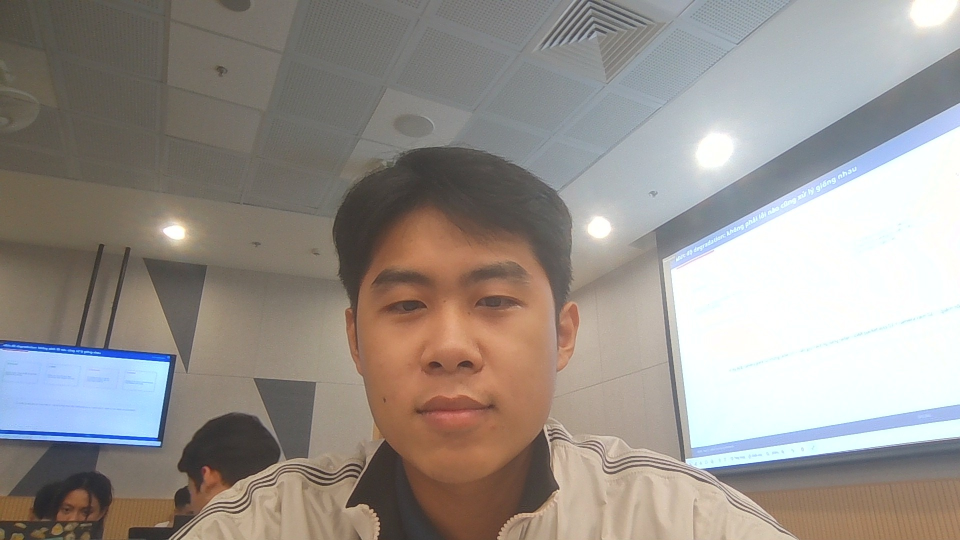
#> input picture images/01.jpg, 1920 x 1080 px (shown at 1/2 size)
$ python face_glare_benchmark.py --images images
#> lines starting #> are read from the running program, lines starting #| are printed output that depends on the picture
"""
Face detection under glare - Sensor Reality Sprint (T1: Camera degradation, xe ADAS)
Tinh nang : Phat hien mat tai xe (buoc dau tien cua he thong canh bao buon ngu / mat tap trung)
Sensor    : Camera cabin RGB (webcam / dien thoai)
Failure   : Nang chieu vao mat -> vung mat chay sang + loa toan khung

Cach chay (chi can OpenCV, khong tai model):
    pip install "opencv-python<5" numpy pandas matplotlib
    python face_glare_benchmark.py --images ./images --out ./results
    python face_glare_benchmark.py --video ./videos/clip.mp4 --out ./results

Baseline : anh goc (glare level 0)
Degraded : CUNG anh + glare 4 muc. Giu nguyen detector va tham so.
Pseudo-GT: mat phat hien duoc tren anh goc (khong co nhan that).
"""
import argparse
import glob
import os
import platform
import sys
import time

import cv2
import numpy as np
import pandas as pd
import matplotlib

matplotlib.use("Agg")
import matplotlib.pyplot as plt

GLARE_LEVELS = [0, 1, 2, 3, 4]
GLARE_PEAK = [0, 60, 120, 180, 240]   # do sang cong them o tam vet loa (0-255)
VEIL = [0, 10, 20, 30, 45]             # loa phu toan khung
IOU_MATCH = 0.5
IMG_EXTS = (".jpg", ".jpeg", ".png", ".bmp")   # so khop khong phan biet hoa/thuong
DETECTOR_PARAMS = dict(scaleFactor=1.1, minNeighbors=5, minSize=(60, 60))

if hasattr(cv2, "CascadeClassifier"):
    DETECTOR_NAME = "OpenCV Haar cascade frontalface_default"
    _CASCADE = cv2.CascadeClassifier(os.path.join(cv2.data.haarcascades, "haarcascade_frontalface_default.xml"))

    def _detect(gray):
        return _CASCADE.detectMultiScale(gray, **DETECTOR_PARAMS)
else:
    # OpenCV 5 da bo Haar cascade -> dung LBP cascade co san trong scikit-image (khong can tai model)
    try:
        from skimage import data as _skdata
        from skimage.feature import Cascade as _SkCascade
    except ImportError:
        sys.exit(f"OpenCV {cv2.__version__} khong co Haar cascade. Chay: pip install \"opencv-python<5\" "
                 "hoac pip install scikit-image")
    DETECTOR_NAME = "scikit-image LBP frontal face cascade"
    _SK = _SkCascade(_skdata.lbp_frontal_face_cascade_filename())

    def _detect(gray):
        dets = _SK.detect_multi_scale(img=gray, scale_factor=1.2, step_ratio=1, min_size=DETECTOR_PARAMS["minSize"],
                                      max_size=(gray.shape[1], gray.shape[0]), min_neighbor_number=4)
        return [(d["c"], d["r"], d["width"], d["height"]) for d in dets]


def add_glare(img, level, box=None):
    """Vet loa hinh Gaussian dat lech sang nua trai khuon mat + loa phu toan anh."""
    if level == 0:
        return img.copy()
    h, w = img.shape[:2]
    if box is not None:
        x, y, bw, bh = box
        cx, cy, r = x + 0.3 * bw, y + 0.45 * bh, 0.6 * bw
    else:
        cx, cy, r = 0.4 * w, 0.4 * h, 0.2 * w
    yy, xx = np.mgrid[0:h, 0:w].astype(np.float32)
    blob = np.exp(-(((xx - cx) ** 2 + (yy - cy) ** 2) / (2 * r ** 2)))
    out = img.astype(np.float32) + (GLARE_PEAK[level] * blob + VEIL[level])[..., None]
    return np.clip(out, 0, 255).astype(np.uint8)


def detect_faces(img):
    gray = cv2.cvtColor(img, cv2.COLOR_BGR2GRAY)
    t = time.perf_counter()
    faces = _detect(gray)
    return [tuple(map(int, f)) for f in faces], (time.perf_counter() - t) * 1000


def iou(a, b):
    ax2, ay2, bx2, by2 = a[0] + a[2], a[1] + a[3], b[0] + b[2], b[1] + b[3]
    iw = max(0, min(ax2, bx2) - max(a[0], b[0]))
    ih = max(0, min(ay2, by2) - max(a[1], b[1]))
    inter = iw * ih
    union = a[2] * a[3] + b[2] * b[3] - inter
    return inter / union if union else 0.0


def face_stats(img, box):
    if box is None:
        return np.nan, np.nan
    x, y, w, h = box
    roi = cv2.cvtColor(img[y:y + h, x:x + w], cv2.COLOR_BGR2GRAY)
    return float(roi.mean()), float((roi >= 250).mean() * 100)


def load_inputs(args):
    items, skipped = [], []
    if args.images:
        # liet ke 1 lan roi loc theo duoi viet thuong -> khong sot .PNG/.JPEG, khong trung file tren Windows
        files = sorted(p for p in glob.glob(os.path.join(args.images, "*")) if os.path.isfile(p))
        paths = [p for p in files if p.lower().endswith(IMG_EXTS)]
        skipped = [os.path.basename(p) for p in files
                   if not p.lower().endswith(IMG_EXTS) and not os.path.basename(p).startswith(".")]
        for p in paths[: args.max]:
            im = cv2.imread(p)
#> im is the input picture: shape (1080, 1920, 3); mean B, G, R 140.2, 145.6, 152
            if im is not None:
                items.append((os.path.basename(p), im))
            else:
                skipped.append(os.path.basename(p))
    if args.video:
        cap = cv2.VideoCapture(args.video)
        i = 0
        while len(items) < args.max:
            ok, f = cap.read()
            if not ok:
                break
            if i % args.step == 0:
                items.append((f"{os.path.basename(args.video)}#{i}", f))
            i += 1
        cap.release()
    out = []
    for name, im in items:      # dua ve cung chieu rong de cong bang
        if im.shape[1] != 640:
            im = cv2.resize(im, (640, int(im.shape[0] * 640 / im.shape[1])))
        out.append((name, im))
#> this loop made 2 passes
#> name on passes 1 to 2: '01.jpg', '02.jpg'
#> after the loop, out = 2 items
    return out, skipped


def main():
    ap = argparse.ArgumentParser()
    ap.add_argument("--images")
    ap.add_argument("--video")
    ap.add_argument("--out", default="results")
    ap.add_argument("--step", type=int, default=10, help="video: lay 1 frame moi N frame")
    ap.add_argument("--max", type=int, default=100)
    args = ap.parse_args()
    if not (args.images or args.video):
        sys.exit("Can --images hoac --video")
    os.makedirs(args.out, exist_ok=True)

    log = open(os.path.join(args.out, "run_log.txt"), "w", encoding="utf-8")
    def say(m):
        print(m); log.write(m + "\n")

    items, skipped = load_inputs(args)
#> items = 2 items; skipped = []
    say(f"Run time : {time.strftime('%Y-%m-%d %H:%M:%S')}")
    say(f"Env      : Python {platform.python_version()} | OpenCV {cv2.__version__} | numpy {np.__version__}")
    say(f"Command  : {' '.join(sys.argv)}")
    say(f"Detector : {DETECTOR_NAME} | {DETECTOR_PARAMS}")
    say(f"Glare    : peak={GLARE_PEAK} veil={VEIL} | IoU match >= {IOU_MATCH}")
    say(f"So anh   : {len(items)}")
    if skipped:
        say(f"Bo qua   : {len(skipped)} file khong doc duoc (chi nhan {'/'.join(IMG_EXTS)}; "
            f"anh HEIC can xuat sang JPG): {', '.join(skipped[:10])}")
    if not items:
        sys.exit("Khong co anh/frame nao")

    rows, examples = [], []
    for name, img in items:
        base_faces, _ = detect_faces(img)
        gt = max(base_faces, key=lambda b: b[2] * b[3]) if base_faces else None   # mat lon nhat = tai xe
        for lvl in GLARE_LEVELS:
            g = add_glare(img, lvl, gt)
            faces, ms = detect_faces(g)
            best = max(faces, key=lambda b: iou(b, gt)) if (faces and gt) else None
            best_iou = iou(best, gt) if best else 0.0
            bright, sat = face_stats(g, gt)
            rows.append(dict(image=name, level=lvl, base_has_face=gt is not None, n_faces=len(faces),
                             detected=bool(faces), matched=best_iou >= IOU_MATCH if gt else np.nan,
                             iou=best_iou if gt else np.nan,
                             # nhan nham = box khong trung voi BAT KY mat nao o anh goc (mat nguoi thu hai
                             # khong bi tinh); muc 0 luon bang 0 vi anh goc chinh la moc so sanh
                             false_pos=sum(1 for f in faces if all(iou(f, b) < IOU_MATCH for b in base_faces)),
                             face_brightness=bright, face_sat_pct=sat, latency_ms=ms))
            if gt is not None and (not examples or examples[0][0] == name):
                vis = g.copy()
                cv2.rectangle(vis, gt[:2], (gt[0] + gt[2], gt[1] + gt[3]), (255, 0, 0), 1)
                for f in faces:
                    cv2.rectangle(vis, f[:2], (f[0] + f[2], f[1] + f[3]), (0, 255, 0), 2)
                cv2.putText(vis, f"L{lvl} {'OK' if best_iou >= IOU_MATCH else 'MISS'} sat={sat:.0f}%",
                            (8, 28), cv2.FONT_HERSHEY_SIMPLEX, 0.8, (0, 0, 255), 2)
                examples.append((name, lvl, vis))
#> this loop made 2 passes
#> name on passes 1 to 2: '01.jpg', '02.jpg'
#> pass 1, in detect_faces, `gray = cv2.cvtColor(img, cv2.COLOR_BGR2GRAY)`:
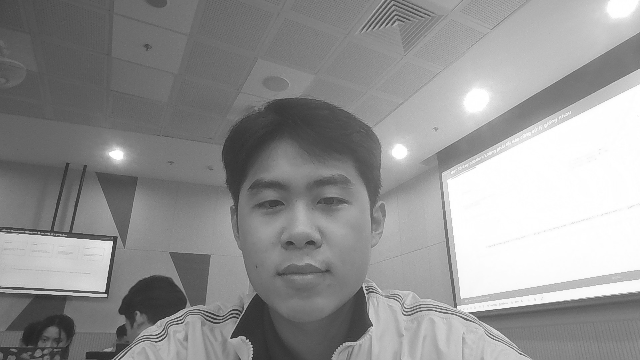
#> gray: shape (360, 640); min 33, max 255, mean 146.9
#> pass 1, in face_stats, `roi = cv2.cvtColor(img[y:y + h, x:x + w], cv2.COLOR_BGR2GRAY)`:
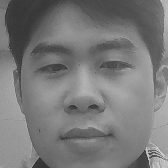
#> roi: shape (168, 168); min 41, max 215, mean 121.1
#> pass 1, in add_glare (call 2), `yy, xx = np.mgrid[0:h, 0:w].astype(np.float32)`:
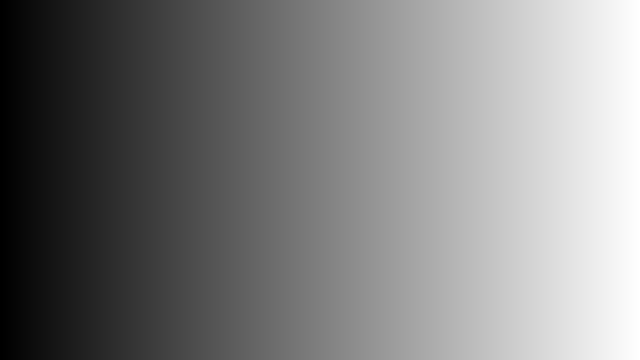
#> xx: shape (360, 640) float32; min 0, max 639, mean 319.5; drawn with min black and max white
#> after the loop:
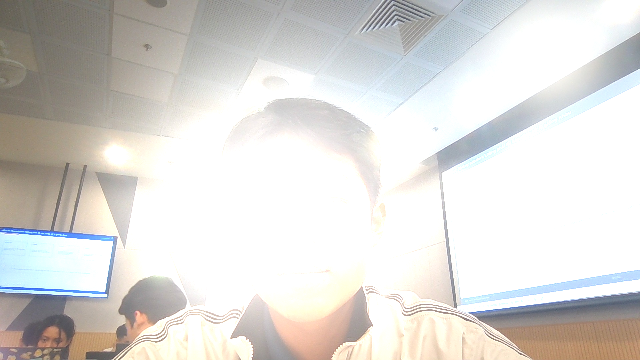
#> g: shape (360, 640, 3); mean B, G, R 213, 216.3, 218.3
#> after the loop:
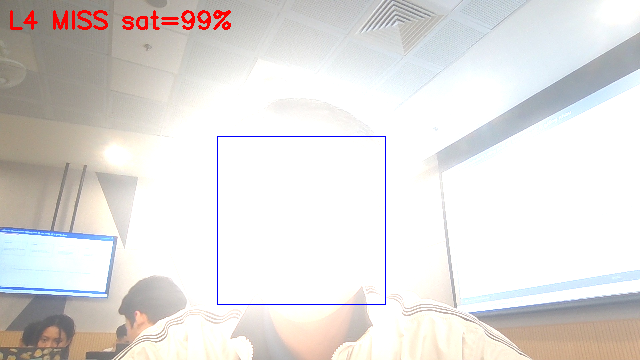
#> vis: shape (360, 640, 3); mean B, G, R 220.8, 222.7, 225.6
#> after the loop, examples = 5 items; rows = 10 items

    df = pd.DataFrame(rows)
#> df = table of 10 rows and 11 columns
    df.to_csv(os.path.join(args.out, "results.csv"), index=False)

    valid = df[df.base_has_face]
#> valid = table of 10 rows and 11 columns
    say(f"Anh co mat o baseline: {valid.image.nunique()}/{df.image.nunique()} (chi tinh recall tren cac anh nay)")
    summary = valid.groupby("level").agg(
        recall_proxy_pct=("matched", lambda s: 100 * s.mean()),
        mean_iou=("iou", "mean"),
        face_sat_pct=("face_sat_pct", "mean"),
        face_brightness=("face_brightness", "mean"),
        false_pos_per_img=("false_pos", "mean"),
        latency_ms=("latency_ms", "mean"),
    ).round(2)
#> summary = table of 5 rows and 6 columns
    summary.to_csv(os.path.join(args.out, "summary.csv"))
    say("\n=== KET QUA theo muc loa ===")
    say(summary.to_string())

    # Plot
    fig, axes = plt.subplots(1, 3, figsize=(12, 3.6))
    for ax, (m, t) in zip(axes, [("recall_proxy_pct", "Recall proxy (%)"), ("mean_iou", "Mean IoU"),
                                 ("face_sat_pct", "Pixel bao hoa tren mat (%)")]):
        ax.plot(summary.index, summary[m], "o-", color="#c0392b")
        ax.set_title(t); ax.set_xlabel("Muc loa"); ax.set_xticks(GLARE_LEVELS); ax.grid(alpha=.3)
    plt.tight_layout()
    plt.savefig(os.path.join(args.out, "metrics_vs_glare.png"), dpi=130)
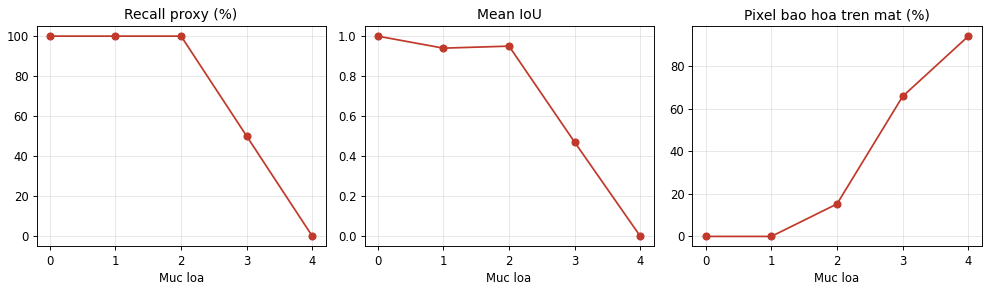
#> figure drawn by matplotlib, 3 panels

    # Anh minh hoa: 1 anh x 5 muc loa
    if examples:
        first = examples[0][0]
#> first = '01.jpg'
        tiles = [v for n, _, v in examples if n == first]
#> tiles = 5 items
        h = 220
        tiles = [cv2.resize(t, (int(t.shape[1] * h / t.shape[0]), h)) for t in tiles]
        cv2.imwrite(os.path.join(args.out, "glare_grid.jpg"), np.hstack(tiles))
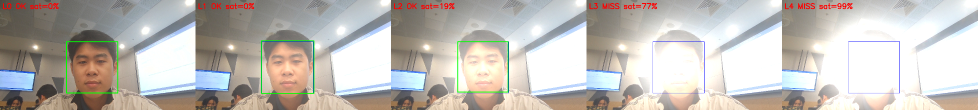
#> saved as glare_grid.jpg: shape (220, 1955, 3) (shown at 1/2 size); mean B, G, R 181.8, 187.2, 191.5

    # Failure case: anh mat som nhat (o muc loa thap nhat)
    miss = valid[valid.matched == False]
#> miss = table of 3 rows and 11 columns
    if len(miss):
        first_miss = miss.groupby("image")["level"].min().sort_values()
        say("\n=== FAILURE CASE: anh bi mat mat o muc loa thap nhat ===")
        say(first_miss.head(5).to_string())
    say(f"\nOutput: {os.path.abspath(args.out)}")
    log.close()


if __name__ == "__main__":
    main()
